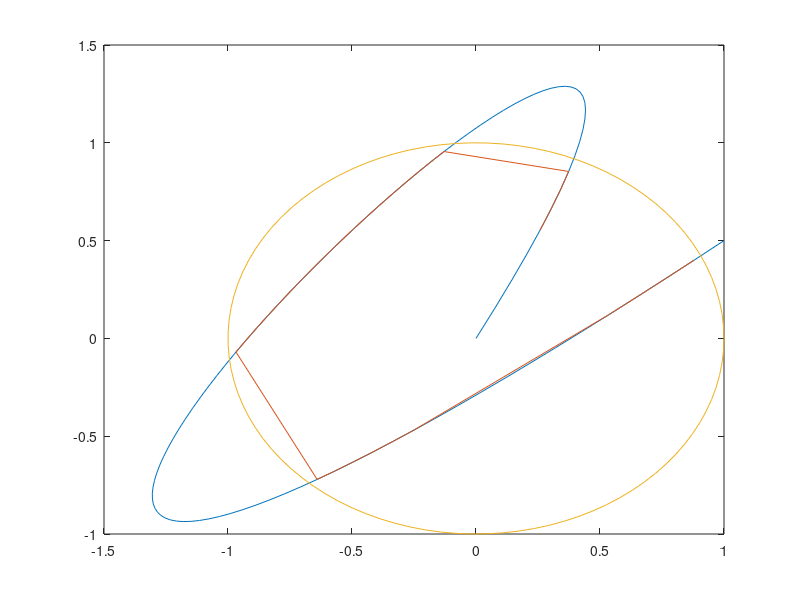

The MATLAB source for this figure:
px = [-17, 52, -42, 8, 0];
py = [-19.5, 64, -60, 16, 0];

t = linspace(0, 1);

x = polyval(px, t);
y = polyval(py, t);
plot(x, y);
hold on
inside = (x .* x + y .* y > 0.25) & (x .* x + y .* y < 1);

x(~inside) = NaN;
y(~inside) = NaN;
plot(x(inside), y(inside));
plot(cos(2 * pi * t), sin(2 * pi * t));
